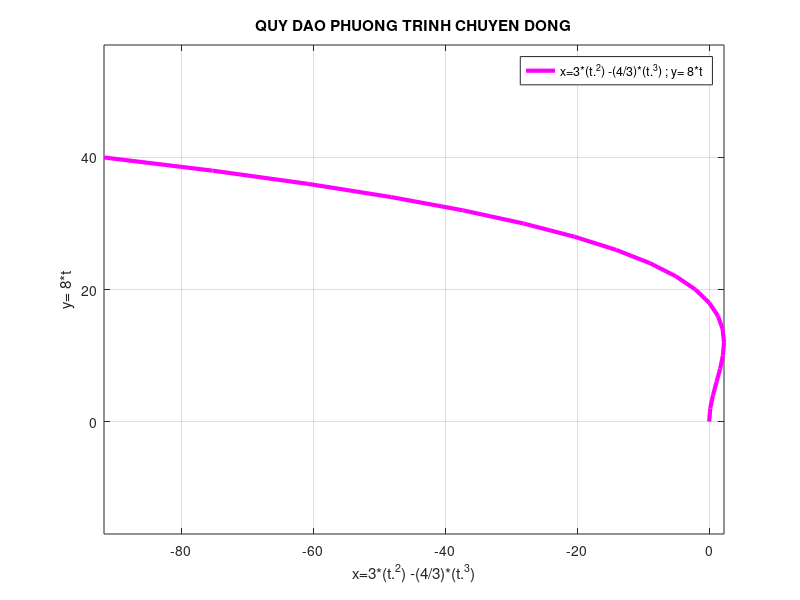

MATLAB code to generate this figure: (Note: this script raises an error after producing the figure.)
%VE DO THI
     t=0:5/20:5;
     x=3*(t.^2) -(4/3)*(t.^3);
     y= 8*t;
 plot(x,y,'m','LineWidth',3); 
 legend('x=3*(t.^2) -(4/3)*(t.^3) ; y= 8*t');
   title('QUY DAO PHUONG TRINH CHUYEN DONG');
      axis equal;
      xlabel('x=3*(t.^2) -(4/3)*(t.^3)');
      ylabel('y= 8*t');
 grid on;
%TINH BAN KINH CONG
syms x y t
 disp('PHUONG TRINH QUY DAO');
     x=3*(t.^2) -(4/3)*(t.^3)
     y= 8*t
          vx=diff(x,t);
          vy=diff(y,t);
          ax=diff(x,t,2);
          ay=diff(y,t,2);
          v(t)=sqrt(vx^2 + vy^2);
          a(t)=sqrt(ax^2 + ay^2); 
          at=abs(diff(sqrt(vx^2 + vy^2),t));
          an=sqrt(a^2 -at^2);
 disp('Do lon gia toc a(1)= sqrt(ax^2 +ay^2)=');
 pretty(subs(a(t),t,1))
